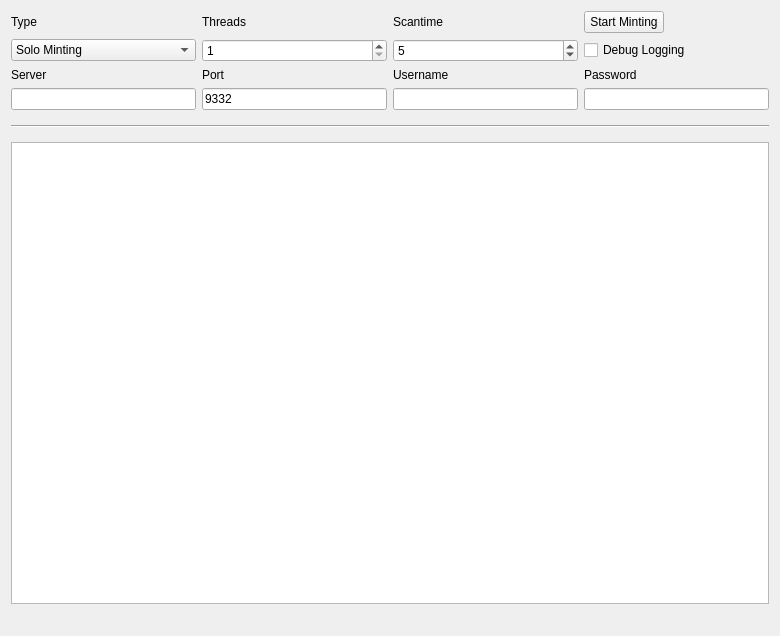
<?xml version="1.0" encoding="UTF-8"?>
<ui version="4.0">
 <class>MiningPage</class>
 <widget class="QWidget" name="MiningPage">
  <property name="geometry">
   <rect>
    <x>0</x>
    <y>0</y>
    <width>780</width>
    <height>636</height>
   </rect>
  </property>
  <property name="windowTitle">
   <string>Mining</string>
  </property>
  <layout class="QGridLayout" name="gridLayout">
   <property name="sizeConstraint">
    <enum>QLayout::SetMaximumSize</enum>
   </property>
   <item row="7" column="1">
    <widget class="QLineEdit" name="serverLine">
     <property name="enabled">
      <bool>true</bool>
     </property>
    </widget>
   </item>
   <item row="6" column="3">
    <widget class="QLabel" name="usernameLabel">
     <property name="enabled">
      <bool>true</bool>
     </property>
     <property name="text">
      <string>Username</string>
     </property>
    </widget>
   </item>
   <item row="6" column="1">
    <widget class="QLabel" name="serverLabel">
     <property name="enabled">
      <bool>true</bool>
     </property>
     <property name="text">
      <string>Server</string>
     </property>
    </widget>
   </item>
   <item row="7" column="3">
    <widget class="QLineEdit" name="usernameLine">
     <property name="enabled">
      <bool>true</bool>
     </property>
     <property name="text">
      <string/>
     </property>
    </widget>
   </item>
   <item row="6" column="4">
    <widget class="QLabel" name="passwordLabel">
     <property name="enabled">
      <bool>true</bool>
     </property>
     <property name="text">
      <string>Password</string>
     </property>
    </widget>
   </item>
   <item row="6" column="2">
    <widget class="QLabel" name="portLabel">
     <property name="enabled">
      <bool>true</bool>
     </property>
     <property name="text">
      <string>Port</string>
     </property>
    </widget>
   </item>
   <item row="3" column="4">
    <widget class="QPushButton" name="startButton">
     <property name="sizePolicy">
      <sizepolicy hsizetype="Fixed" vsizetype="Fixed">
       <horstretch>0</horstretch>
       <verstretch>0</verstretch>
      </sizepolicy>
     </property>
     <property name="text">
      <string>Start Minting</string>
     </property>
    </widget>
   </item>
   <item row="8" column="1" colspan="4">
    <widget class="Line" name="line">
     <property name="sizePolicy">
      <sizepolicy hsizetype="Minimum" vsizetype="Fixed">
       <horstretch>0</horstretch>
       <verstretch>0</verstretch>
      </sizepolicy>
     </property>
     <property name="minimumSize">
      <size>
       <width>0</width>
       <height>20</height>
      </size>
     </property>
     <property name="orientation">
      <enum>Qt::Horizontal</enum>
     </property>
    </widget>
   </item>
   <item row="13" column="1" colspan="4">
    <widget class="QListWidget" name="list">
     <property name="autoScrollMargin">
      <number>100000</number>
     </property>
     <property name="dragDropMode">
      <enum>QAbstractItemView::DragOnly</enum>
     </property>
     <property name="selectionMode">
      <enum>QAbstractItemView::NoSelection</enum>
     </property>
     <property name="movement">
      <enum>QListView::Snap</enum>
     </property>
     <property name="batchSize">
      <number>10</number>
     </property>
    </widget>
   </item>
   <item row="14" column="1" colspan="2">
    <widget class="QLabel" name="shareCount">
     <property name="font">
      <font>
       <pointsize>10</pointsize>
       <weight>75</weight>
       <bold>true</bold>
      </font>
     </property>
     <property name="text">
      <string/>
     </property>
    </widget>
   </item>
   <item row="3" column="3">
    <widget class="QLabel" name="scantimeLabel">
     <property name="enabled">
      <bool>true</bool>
     </property>
     <property name="layoutDirection">
      <enum>Qt::LeftToRight</enum>
     </property>
     <property name="text">
      <string>Scantime</string>
     </property>
    </widget>
   </item>
   <item row="3" column="2">
    <widget class="QLabel" name="threadsLabel">
     <property name="enabled">
      <bool>true</bool>
     </property>
     <property name="text">
      <string>Threads</string>
     </property>
    </widget>
   </item>
   <item row="4" column="4">
    <widget class="QCheckBox" name="debugCheckBox">
     <property name="text">
      <string>Debug Logging</string>
     </property>
    </widget>
   </item>
   <item row="3" column="1">
    <widget class="QLabel" name="typeLabel">
     <property name="text">
      <string>Type</string>
     </property>
    </widget>
   </item>
   <item row="4" column="2">
    <widget class="QSpinBox" name="threadsBox">
     <property name="enabled">
      <bool>true</bool>
     </property>
     <property name="minimum">
      <number>1</number>
     </property>
     <property name="maximum">
      <number>99</number>
     </property>
     <property name="singleStep">
      <number>1</number>
     </property>
    </widget>
   </item>
   <item row="4" column="1">
    <widget class="QComboBox" name="typeBox">
     <property name="editable">
      <bool>false</bool>
     </property>
     <property name="currentIndex">
      <number>0</number>
     </property>
     <item>
      <property name="text">
       <string>Solo Minting</string>
      </property>
     </item>
     <item>
      <property name="text">
       <string>Pool Mining</string>
      </property>
     </item>
    </widget>
   </item>
   <item row="4" column="3">
    <widget class="QSpinBox" name="scantimeBox">
     <property name="enabled">
      <bool>true</bool>
     </property>
     <property name="minimum">
      <number>1</number>
     </property>
     <property name="value">
      <number>5</number>
     </property>
    </widget>
   </item>
   <item row="7" column="2">
    <widget class="QLineEdit" name="portLine">
     <property name="enabled">
      <bool>true</bool>
     </property>
     <property name="text">
      <string>9332</string>
     </property>
     <property name="value" stdset="0">
      <number>9332</number>
     </property>
    </widget>
   </item>
   <item row="7" column="4">
    <widget class="QLineEdit" name="passwordLine">
     <property name="enabled">
      <bool>true</bool>
     </property>
    </widget>
   </item>
   <item row="14" column="3" colspan="2">
    <widget class="QLabel" name="mineSpeedLabel">
     <property name="sizePolicy">
      <sizepolicy hsizetype="Preferred" vsizetype="Preferred">
       <horstretch>0</horstretch>
       <verstretch>0</verstretch>
      </sizepolicy>
     </property>
     <property name="font">
      <font>
       <pointsize>10</pointsize>
       <weight>75</weight>
       <bold>true</bold>
      </font>
     </property>
     <property name="text">
      <string/>
     </property>
     <property name="alignment">
      <set>Qt::AlignRight|Qt::AlignTrailing|Qt::AlignVCenter</set>
     </property>
    </widget>
   </item>
  </layout>
 </widget>
 <layoutdefault spacing="6" margin="11"/>
 <tabstops>
  <tabstop>startButton</tabstop>
  <tabstop>typeBox</tabstop>
  <tabstop>threadsBox</tabstop>
  <tabstop>scantimeBox</tabstop>
  <tabstop>serverLine</tabstop>
  <tabstop>portLine</tabstop>
  <tabstop>usernameLine</tabstop>
  <tabstop>passwordLine</tabstop>
  <tabstop>debugCheckBox</tabstop>
  <tabstop>list</tabstop>
 </tabstops>
 <resources/>
 <connections/>
</ui>
